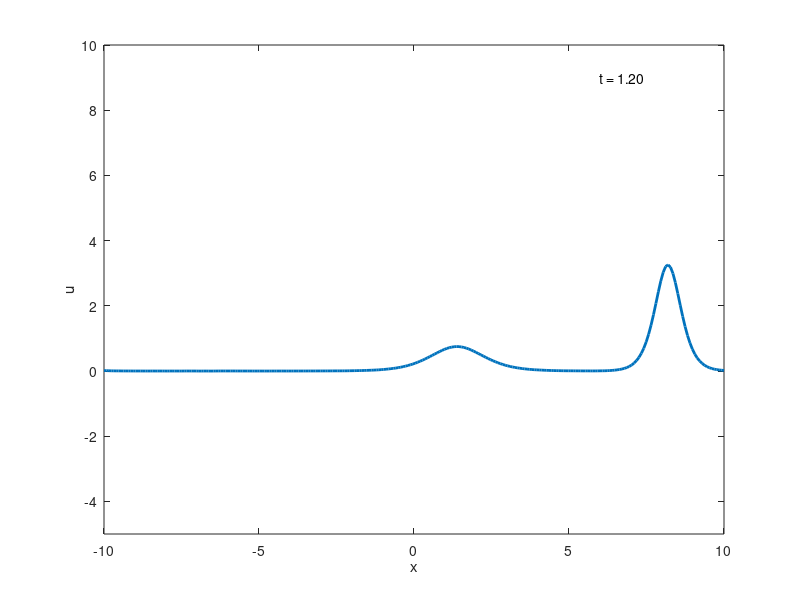
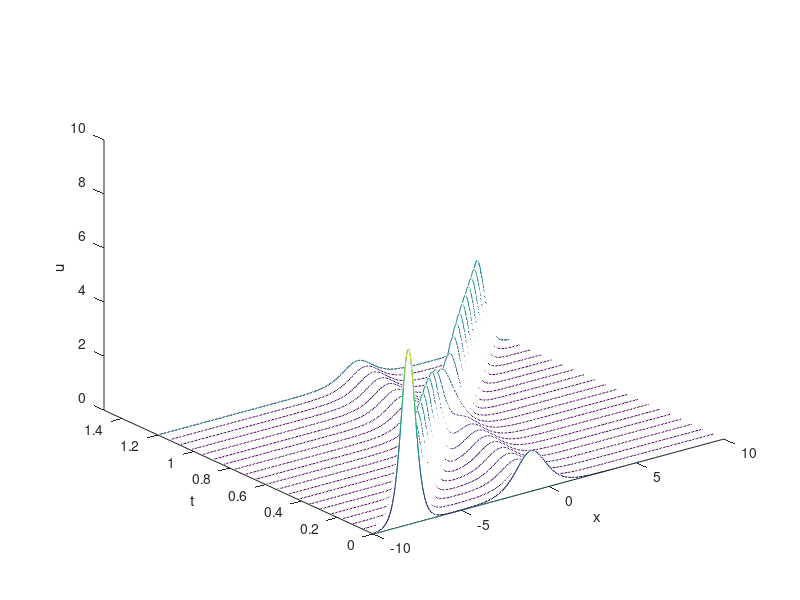

Write MATLAB code to recreate these figures, in order.
%lie trotter
%Kdv Dos_solitones

clear all
clc
set(gca,'FontSize',8)
set(gca,'LineWidth',2)

N = 256;
x = linspace(-10,10,N);
delta_x = x(2) - x(1);
delta_k = 2*pi/(N*delta_x);

k = [0:delta_k:(N/2-1)*delta_k,0,-(N/2-1)*delta_k:delta_k:-delta_k];
c_1=13;
c_2 =3;

u = 1/2*c_1*(sech(sqrt(c_1)*(x+8)/2)).^2 + 1/2*c_2*(sech(sqrt(c_2)*(x+1)/2)).^2;

delta_t = 0.4/N^2;
t=0;
plot(x,u,'LineWidth',2)
axis([-10 10 0 10])
xlabel('x')
ylabel('u')
text(6,9,['t = ',num2str(t,'%1.2f')],'FontSize',14)
drawnow

tmax = 1.5; nplt = floor((tmax/100)/delta_t); nmax = round(tmax/delta_t);
udata = u.'; tdata = 0;
U1 = fft(u);
U2 = fft(u);
U3 = fft(u);
U4 = fft(u);

% orders 2 , 4 , 6
orders = {[-1/6,2/3], [1/90,-2/9,0,32/45], [-1/1680,1/15,-27/80,0,0,27/35]};
order = orders{1,2};
for n = 1:nmax-40000
    t = n*delta_t;
    
    % lineal
    U1 = U1.*exp(1i*k.^3*delta_t);
    % no lineal
    U1 = U1  - (3i*k*delta_t).*fft((real(ifft(U1))).^2);
    
    % no lineal
    U2 = U2 - (3i*k*delta_t).*fft((real(ifft(U2))).^2);
    % lineal
    U2 = U2.*exp(1i*k.^3*delta_t);
    
    % lineal
    U3 = U3.*exp(1i*k.^3*delta_t/2);
    % no lineal
    U3 = U3  - (3i*k*delta_t/2).*fft((real(ifft(U3))).^2);
    % lineal
    U3 = U3.*exp(1i*k.^3*delta_t/2);
    % no lineal
    U3 = U3  - (3i*k*delta_t/2).*fft((real(ifft(U3))).^2);
    
    % no lineal
    U4 = U4 - (3i*k*delta_t/2).*fft((real(ifft(U4))).^2);
    % lineal
    U4 = U4.*exp(1i*k.^3*delta_t/2);
    % no lineal
    U4 = U4 - (3i*k*delta_t/2).*fft((real(ifft(U4))).^2);
    % lineal
    U4 = U4.*exp(1i*k.^3*delta_t/2);
    
    U = U1*order(1) + U2*order(2)+U3*order(3)+U4*order(4);
    
    if mod(n,nplt) == 0
        u = real(ifft(U));
        udata = [udata u.']; tdata = [tdata t];
        if mod(n,4*nplt) == 0
            plot(x,u,'LineWidth',2)
            axis([-10 10 -5 10])
            xlabel('x')
            ylabel('u')
            text(6,9,['t = ',num2str(t,'%1.2f')],'FontSize',10)
            drawnow
        end
    end
end

figure

waterfall(x,tdata(1:4:end),udata(:,1:4:end)')
xlabel x, ylabel t, axis([-10 10 0 tmax 0 10]), grid off
zlabel u